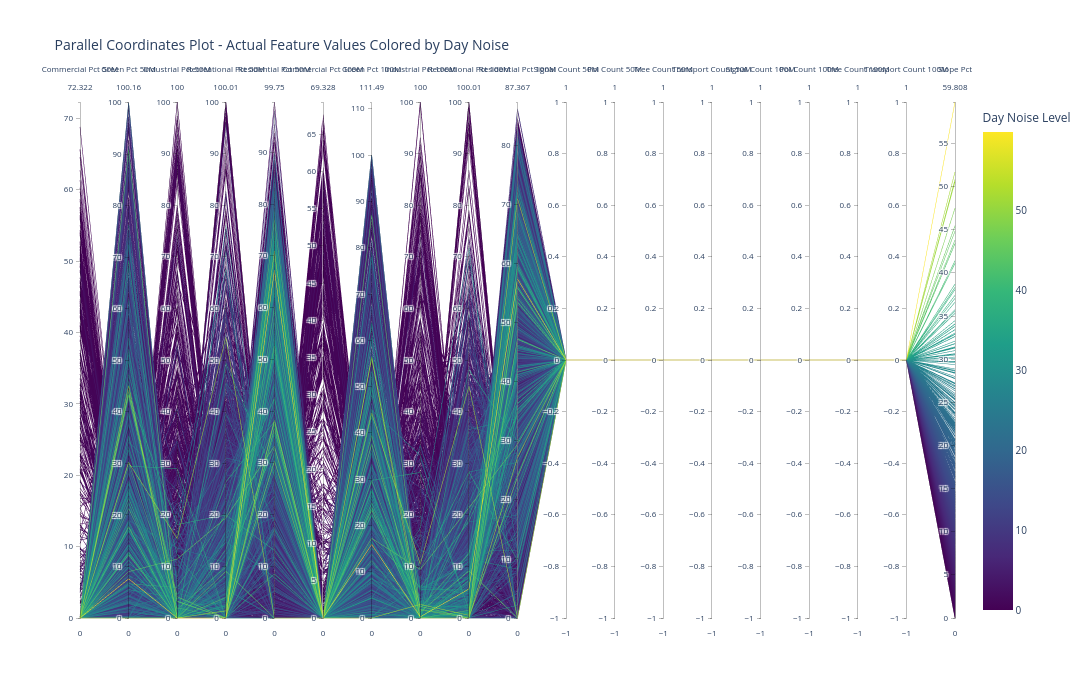

Notebook cell for this chart:
### Markdown cell above
### Day Noise

### Code cell
# Create parallel coordinates plot for day noise
fig_day = px.parallel_coordinates(
    dataset,
    dimensions=[col for col in numeric_cols],
    color='noise_day' if 'noise_day' in numeric_cols else numeric_cols[-1],
    color_continuous_scale='Viridis',
    labels={col: col.replace('_', ' ').title() for col in numeric_cols},
    title='Parallel Coordinates Plot - Actual Feature Values Colored by Day Noise',
    height=700,
    width=1400
)

fig_day.update_layout(
    font=dict(size=10),
    coloraxis_colorbar=dict(title="Day Noise Level")
)

fig_day.show()

### Figure 1 — Plotly figure (JSON) as saved in the notebook; plotly's stock layout.template omitted (floating-point values rounded to 4 significant figures; data arrays with more than 128 entries replaced by an {"elided": "..."} marker saying what was removed)
{"data": [{"dimensions": [{"label": "Commercial Pct 50M", "values": {"elided": "15115 float values"}}, {"label": "Green Pct 50M", "values": {"elided": "15115 float values"}}, {"label": "Industrial Pct 50M", "values": {"elided": "15115 float values"}}, {"label": "Recreational Pct 50M", "values": {"elided": "15115 float values"}}, {"label": "Residential Pct 50M", "values": {"elided": "15115 float values"}}, {"label": "Commercial Pct 100M", "values": {"elided": "15115 float values"}}, {"label": "Green Pct 100M", "values": {"elided": "15115 float values"}}, {"label": "Industrial Pct 100M", "values": {"elided": "15115 float values"}}, {"label": "Recreational Pct 100M", "values": {"elided": "15115 float values"}}, {"label": "Residential Pct 100M", "values": {"elided": "15115 float values"}}, {"label": "Signal Count 50M", "values": {"elided": "15115 float values"}}, {"label": "Poi Count 50M", "values": {"elided": "15115 float values"}}, {"label": "Tree Count 50M", "values": {"elided": "15115 float values"}}, {"label": "Transport Count 50M", "values": {"elided": "15115 float values"}}, {"label": "Signal Count 100M", "values": {"elided": "15115 float values"}}, {"label": "Poi Count 100M", "values": {"elided": "15115 float values"}}, {"label": "Tree Count 100M", "values": {"elided": "15115 float values"}}, {"label": "Transport Count 100M", "values": {"elided": "15115 float values"}}, {"label": "Slope Pct", "values": {"elided": "15115 float values"}}], "domain": {"x": [0, 1], "y": [0, 1]}, "line": {"color": {"elided": "15115 float values"}, "coloraxis": "coloraxis"}, "name": "", "type": "parcoords"}], "layout": {"coloraxis": {"colorbar": {"title": {"text": "Day Noise Level"}}, "colorscale": [[0, "#440154"], [0.1111, "#482878"], [0.2222, "#3e4989"], [0.3333, "#31688e"], [0.4444, "#26828e"], [0.5556, "#1f9e89"], [0.6667, "#35b779"], [0.7778, "#6ece58"], [0.8889, "#b5de2b"], [1, "#fde725"]]}, "font": {"size": 10}, "height": 700, "legend": {"tracegroupgap": 0}, "title": {"text": "Parallel Coordinates Plot - Actual Feature Values Colored by Day Noise"}, "width": 1400}}
